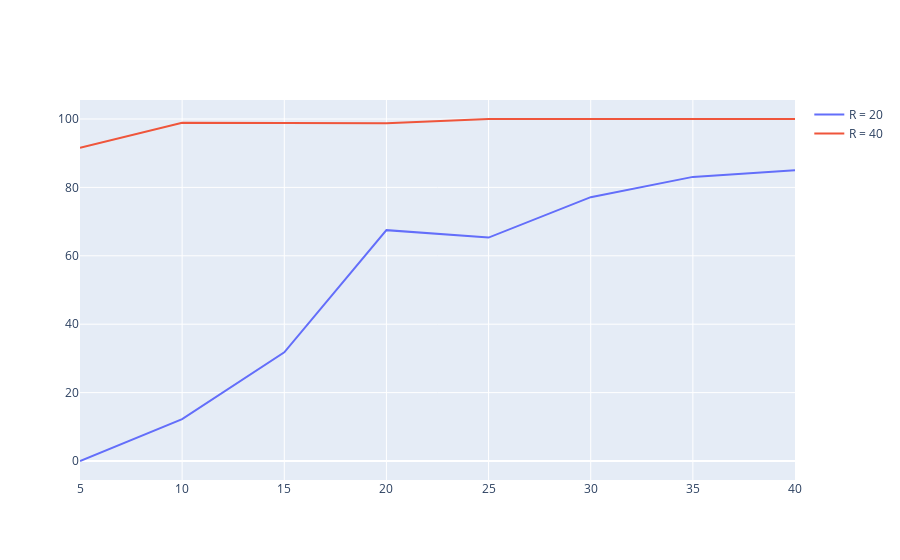

Notebook code cell kept with this figure:
### Code cell
r = [5, 10, 15, 20, 25, 30, 35, 40]

trace0 = go.Scatter(
    x = r,
    y = localized_nodes_percentage1,
    mode = 'lines',
    name = 'R = 20'
)

trace1 = go.Scatter(
    x = r,
    y = localized_nodes_percentage2,
    mode = 'lines',
    name = 'R = 40'
)

data = [trace0, trace1]

iplot(data)

### Figure 1 — Plotly figure (JSON) as saved in the notebook; plotly's stock layout.template omitted (floating-point values rounded to 4 significant figures)
{"data": [{"mode": "lines", "name": "R = 20", "type": "scatter", "x": [5, 10, 15, 20, 25, 30, 35, 40], "y": [0, 12.22, 31.76, 67.5, 65.33, 77.14, 83.08, 85]}, {"mode": "lines", "name": "R = 40", "type": "scatter", "x": [5, 10, 15, 20, 25, 30, 35, 40], "y": [91.58, 98.89, 98.82, 98.75, 100, 100, 100, 100]}], "layout": {}}
